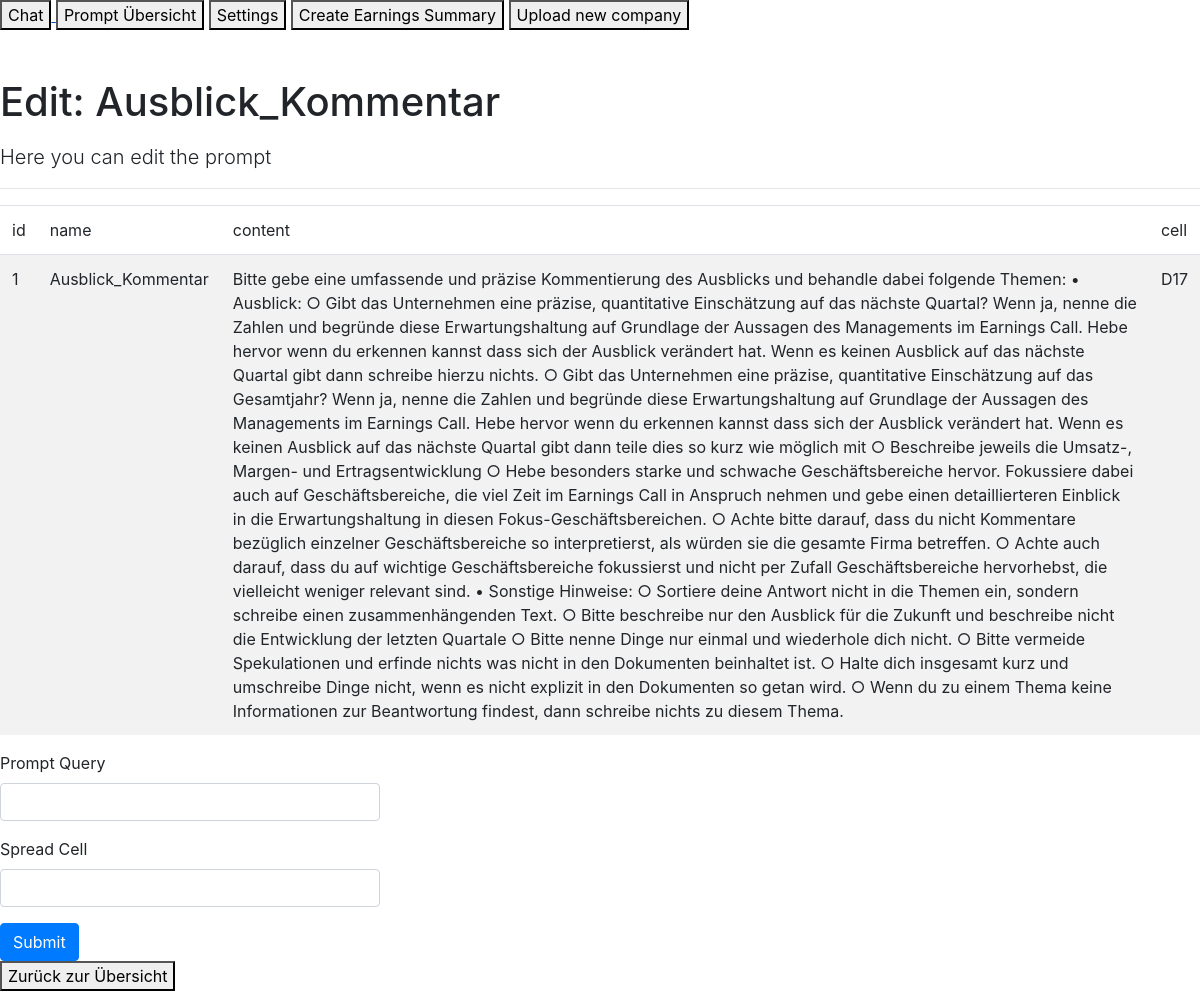
Screenshot of /edit/1 with the database file from the repository.
### app/models.py (models this page shows)
class Prompts(db.Model):
    id = db.Column(db.Integer, primary_key=True)
    name = db.Column(db.String(80), nullable=False)
    content = db.Column(db.String(400), nullable=False)
    gsheetcell = db.Column(db.String(400), nullable=False)

### app/routes.py (the view)
@app.route('/edit/<id>', methods=['GET', 'POST'])
def editprompt(id):
    print("this is the ID"+ id)
    prompt = Prompts.query.filter_by(id=id).first_or_404()
    form = EditQueryForm()
    print(prompt)
    if form.validate_on_submit():
        prompt.content = form.querycontent.data
        prompt.gsheetcell = form.cell.data
        db.session.commit()
        flash('Your changes have been saved.')
    return render_template('editprompt.html', form=form, prompt=prompt)

### app/forms.py
class EditQueryForm(FlaskForm):
    querycontent = StringField('Prompt Query')
    cell = StringField('Spread Cell')
    submit = SubmitField('Submit')

### templates/editprompt.html
{% extends "base.html" %}
{% from 'bootstrap/form.html' import render_form, render_field %}
{% block content %}
      <h1 class="pt-5 pb-2">Edit: {{prompt.name}}</h1>
      <p class="lead">Here you can edit the prompt </p>
      <hr>
          <div>
            <table id="data" class="table table-striped">
                <thead>
                    <tr>
                        <td>id</td>
                        <td>name</td>
                        <td>content</td>
                        <td>cell</td>
                    </tr>
                </thead>
            <tbody>
                <tr>
                    <td>{{prompt.id}}</td>
                    <td>{{prompt.name}}</td>
                    <td>{{prompt.content}}</td>
                    <td>{{prompt.gsheetcell}}</td>
                </tr>
            </tbody>
        </table>
        <div class="row">
            <div class="col-md-4">
                {{ render_form(form)}}
            </div>
        </div>
        <a href= "/edit" >
            <button class="GFG">
               Zurück zur Übersicht
            </button>
        </a>
          </div>
      {% endblock %}

### rows the page displays
Prompts: name "Ausblick_Kommentar", id "1", content "Bitte gebe eine umfassende und präzise Kommentierung des Ausblicks und behandle dabei folgende Themen: • Ausblick: ○ Gibt das Unternehmen eine präzise, quantitative Einschätzung auf das nächste Quartal? Wenn ja, nenne die Zahlen und begründe diese Erwartungshaltung auf Grundlage der Aussagen des Managements im Earnings Call. Hebe hervor wenn du erkennen kannst dass sich der Ausblick verändert hat. Wenn es keinen Ausblick auf das nächste Quartal gibt dann schreibe hierzu nichts. ○ Gibt das Unternehmen eine präzise, quantitative Einschätzung auf das Gesamtjahr? Wenn ja, nenne die Zahlen und begründe diese Erwartungshaltung auf Grundlage der Aussagen des Managements im Earnings Call. Hebe…", gsheetcell "D17"
